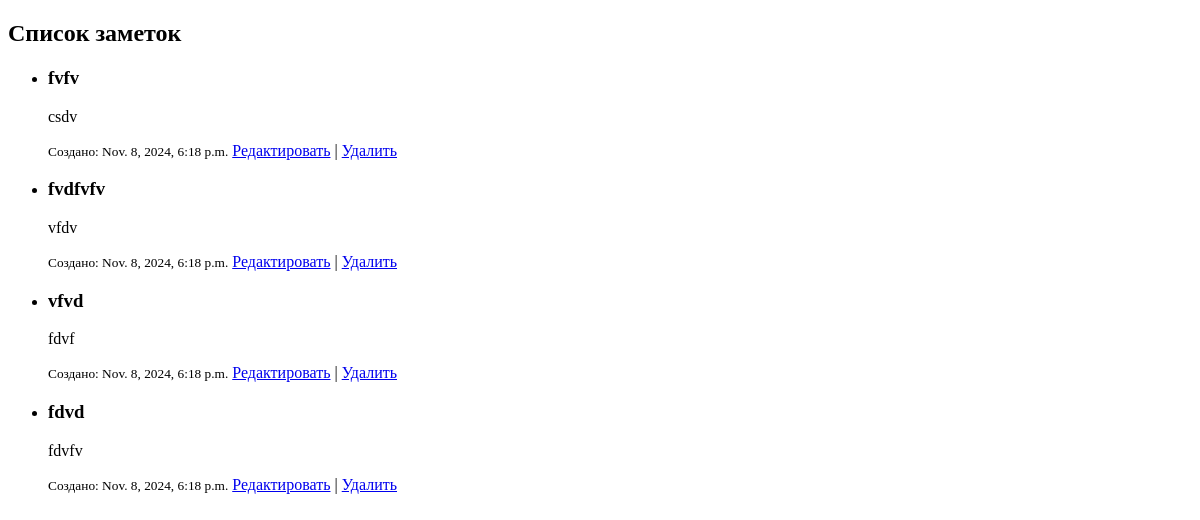
Before: /notes_list/ with the older database file.
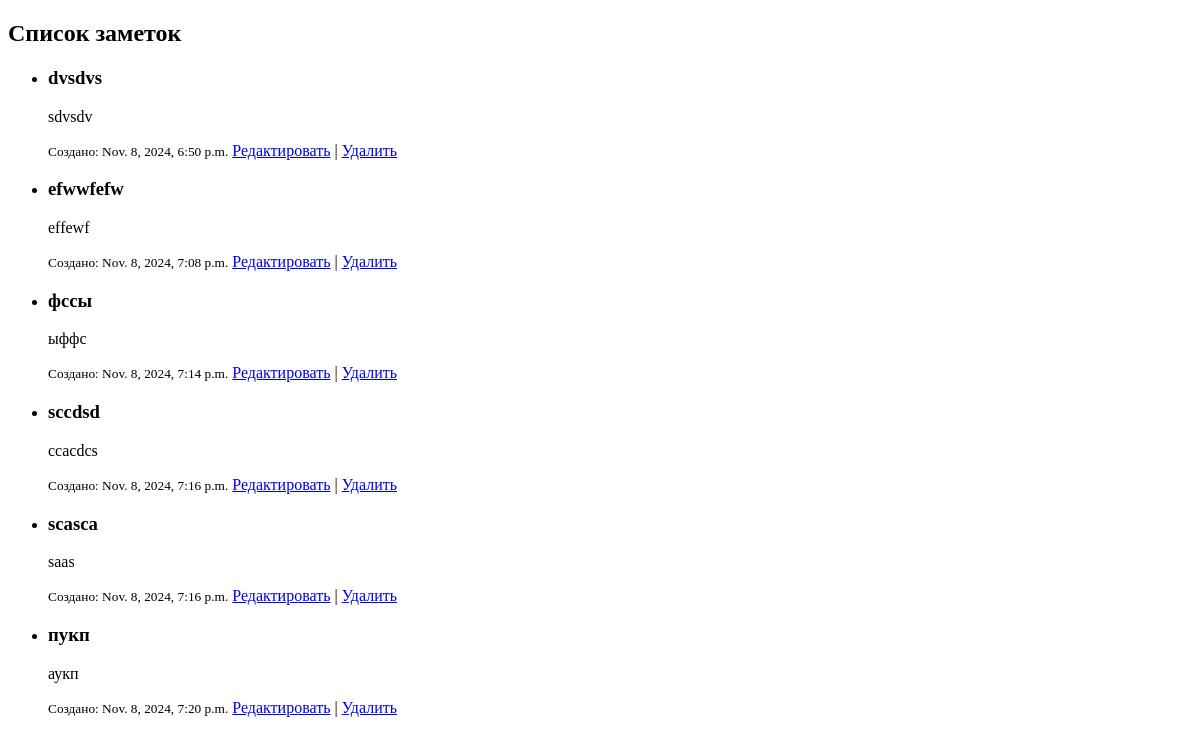
After: the same page with the newer database file.
### notes_app/models.py (models this page shows, shortened)
class Notes(models.Model):
    user = models.ForeignKey(User, on_delete=models.CASCADE)
    title = models.CharField(max_length=100)
    content = models.TextField()
    created_at = models.DateTimeField(auto_now_add=True)

### notes_app/views.py (the view)
# urls.py: path('notes_list/', views.note_list_view, name='notes_list'),
def note_list_view(request):
    notes = Notes.objects.all()  # Извлекаем все заметки
    return render(request, 'notes_app/notes_list.html', {'notes': notes})

### notes_app/templates/notes_app/notes_list.html (shortened to what this page needs)
<!DOCTYPE html>
<html lang="en">
<head>
</head>
<body>
<main>
        <section class="note-list">
            <h2>Список заметок</h2>
            {% if notes %}
                <ul>
                    {% for note in notes %}
                        <li>
                            <h3>{{ note.title }}</h3>
                            <p>{{ note.content }}</p>
                            <small>Создано: {{ note.created_at }}</small>
                            <a href="#">Редактировать</a> |
                            <a href="#">Удалить</a>
                        </li>
                    {% endfor %}
                </ul>
            {% else %}
                <p>У вас пока нет заметок. Добавьте новую!</p>
            {% endif %}
        </section>
    </main>
</body>
</html>

Changed rows visible on the page:
removed Notes: title "fvfv", content "csdv", created_at "Nov. 8, 2024, 6:18 p.m."
removed Notes: title "fvdfvfv", content "vfdv", created_at "Nov. 8, 2024, 6:18 p.m."
removed Notes: title "vfvd", content "fdvf", created_at "Nov. 8, 2024, 6:18 p.m."
removed Notes: title "fdvd", content "fdvfv", created_at "Nov. 8, 2024, 6:18 p.m."
added Notes: title "dvsdvs", content "sdvsdv", created_at "Nov. 8, 2024, 6:50 p.m."
added Notes: title "efwwfefw", content "effewf", created_at "Nov. 8, 2024, 7:08 p.m."
added Notes: title "фссы", content "ыффс", created_at "Nov. 8, 2024, 7:14 p.m."
added Notes: title "sccdsd", content "ccacdcs", created_at "Nov. 8, 2024, 7:16 p.m."
added Notes: title "scasca", content "saas", created_at "Nov. 8, 2024, 7:16 p.m."
added Notes: title "пукп", content "аукп", created_at "Nov. 8, 2024, 7:20 p.m."
